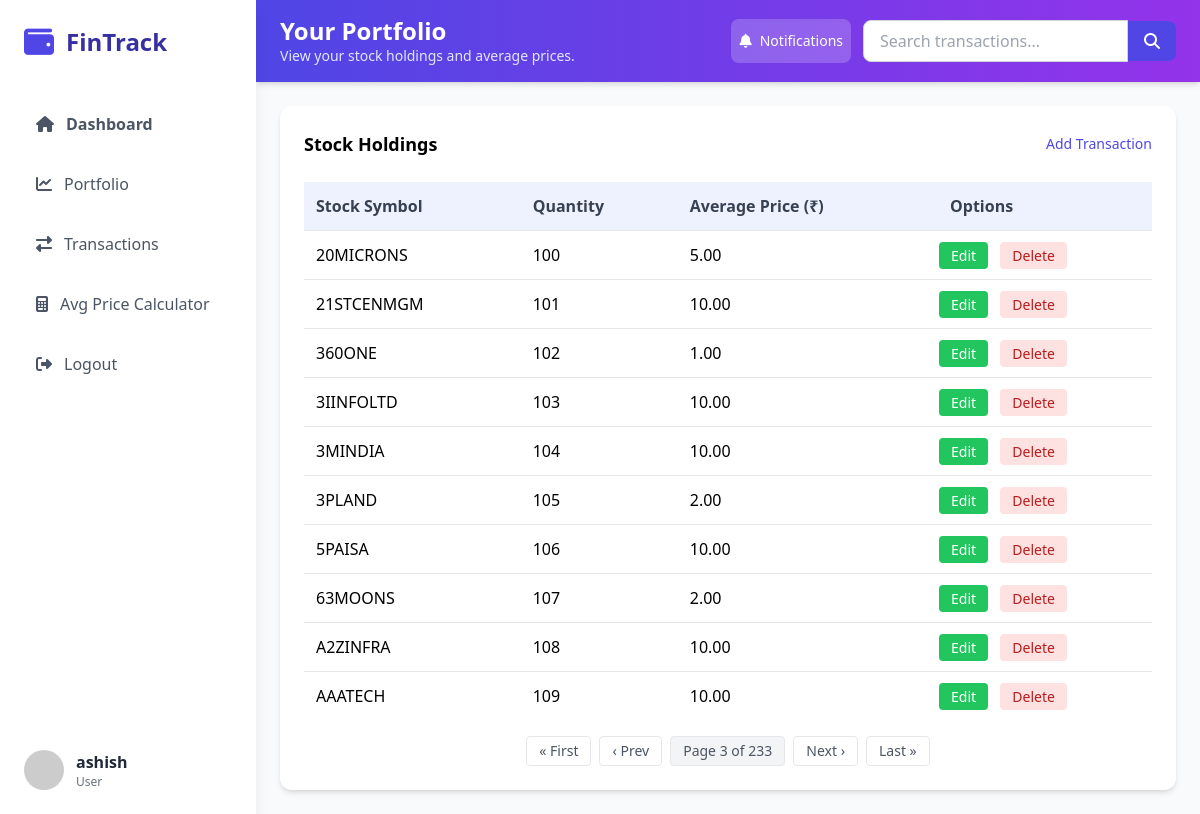
The app's page /portfolio/?page=3 (signed in) with its own data.
### stocks/models.py (models this page shows, shortened)
class StockTransaction(models.Model):
    TRANSACTION_TYPES = (
        ("BUY", "Buy"),
        ("SELL", "Sell"),
    )
    user = models.ForeignKey(User, on_delete=models.CASCADE)
    stock_symbol = models.CharField(max_length=10)
    transaction_type = models.CharField(max_length=4, choices=TRANSACTION_TYPES)
    quantity = models.PositiveIntegerField()
    price_per_share = models.DecimalField(max_digits=10, decimal_places=2)
    transaction_date = models.DateTimeField(auto_now_add=True)

### stocks/views.py (the view)
# urls.py: path("portfolio/", views.portfolio, name="portfolio"),
@login_required
def portfolio(request):
    transactions = StockTransaction.objects.filter(user=request.user)
    portfolio = defaultdict(
        lambda: {
            "quantity": 0,
            "total_cost": Decimal("0.00"),
            "latest_transaction": None,
        }
    )
    for trans in transactions:
        data = portfolio[trans.stock_symbol]
        if trans.transaction_type == "BUY":
            data["quantity"] += trans.quantity
            data["total_cost"] += trans.quantity * trans.price_per_share
        else:  # SELL
            data["quantity"] -= trans.quantity
            data["total_cost"] -= trans.quantity * trans.price_per_share
        if (
            data["latest_transaction"] is None
            or trans.transaction_date > data["latest_transaction"].transaction_date
        ):
            data["latest_transaction"] = trans
    for symbol, data in portfolio.items():
        if data["quantity"] > 0:
            data["avg_price"] = data["total_cost"] / data["quantity"]
        else:
            data["avg_price"] = Decimal("0.00")
            data["quantity"] = 0
    portfolio = {
        symbol: {
            "symbol": symbol,
            "quantity": data["quantity"],
            "avg_price": data["avg_price"],
            "latest_pk": (
                data["latest_transaction"].pk if data["latest_transaction"] else None
            ),
        }
        for symbol, data in portfolio.items()
        if data["quantity"] > 0
    }
    portfolio_list = list(portfolio.values())
    paginator = Paginator(portfolio_list, 10)
    page_number = request.GET.get("page")
    page_obj = paginator.get_page(page_number)
    return render(request, "portfolio.html", {"page_obj": page_obj})

### stocks/templates/portfolio.html (shortened to what this page needs)
{% extends 'base.html' %}
{% block header_title %}Your Portfolio{% endblock %}
{% block header_subtitle %}View your stock holdings and average prices.{% endblock %}
{% block content %}
<div class="bg-white rounded-xl shadow-md p-6">
    {% if page_obj %}
    <div class="flex justify-between items-center mb-6">
        <h3 class="font-bold text-lg">Stock Holdings</h3>
        <a href="{% url 'add_transaction' %}" class="text-indigo-600 hover:text-indigo-800 text-sm font-medium">Add Transaction</a>
    </div>
    <div class="overflow-x-auto">
        <table class="w-full">
            <thead>
                <tr class="bg-indigo-50 text-gray-700">
                    <th class="p-3 text-left">Stock Symbol</th>
                    <th class="p-3 text-left">Quantity</th>
                    <th class="p-3 text-left">Average Price (₹)</th>
                    <th class="p-3 text-left">Options</th>
                </tr>
            </thead>
            <tbody>
                {% for item in page_obj %}
                <tr class="border-t hover:bg-gray-50 transition-colors">
                    <td class="p-3">{{ item.symbol }}</td>
                    <td class="p-3">{{ item.quantity }}</td>
                    <td class="p-3">{{ item.avg_price|floatformat:2 }}</td>
                    <td class="space-x-2">
                        <a href="{% url 'edit_transaction' item.latest_pk %}"
                           class="bg-green-500 text-white px-3 py-1 rounded hover:bg-green-600 text-sm">Edit</a>
                        <a href="{% url 'delete_transaction' item.latest_pk %}"
                           class="bg-red-100 text-red-700 px-3 py-1 rounded hover:bg-red-200 text-sm"
                           onclick="return confirm('Are you sure you want to delete this Transaction?');">Delete</a>
                    </td>
                </tr>
                {% endfor %}
            </tbody>
        </table>
    </div>
    <div class="mt-4 flex justify-center items-center space-x-2 text-sm text-gray-600">
        {% if page_obj.has_previous %}
            <a href="?page=1" class="px-3 py-1 border rounded hover:bg-gray-100">« First</a>
            <a href="?page={{ page_obj.previous_page_number }}" class="px-3 py-1 border rounded hover:bg-gray-100">‹ Prev</a>
        {% endif %}
        <span class="px-3 py-1 border rounded bg-gray-100">
            Page {{ page_obj.number }} of {{ page_obj.paginator.num_pages }}
        </span>
        {% if page_obj.has_next %}
            <a href="?page={{ page_obj.next_page_number }}" class="px-3 py-1 border rounded hover:bg-gray-100">Next ›</a>
            <a href="?page={{ page_obj.paginator.num_pages }}" class="px-3 py-1 border rounded hover:bg-gray-100">Last »</a>
        {% endif %}
    </div>
    {% else %}
    <p class="text-gray-600">No stocks in your portfolio.</p>
    <a href="{% url 'add_transaction' %}" class="mt-4 inline-block bg-indigo-600 text-white px-4 py-3 rounded-lg hover:bg-indigo-700">Add Transaction</a>
    {% endif %}
</div>
{% endblock %}

### stocks/templates/base.html (shortened to what this page needs)
{% load static %}
<!DOCTYPE html>
<html lang="en">
<head>
    <script src="https://cdn.tailwindcss.com"></script>
    <link rel="stylesheet" href="https://cdnjs.cloudflare.com/ajax/libs/font-awesome/6.4.0/css/all.min.css">
    <link rel="stylesheet" href="{% static 'css/styles.css' %}">
</head>
<body class="bg-gray-50 font-sans">
    <div id="sidebar" class="sidebar fixed h-screen w-64 bg-white shadow-lg z-40 md:block">
        <div class="p-6">
            <div class="flex items-center mb-10">
                <i class="fas fa-wallet text-indigo-600 text-3xl mr-3"></i>
                <h1 class="text-2xl font-bold text-indigo-800">FinTrack</h1>
            </div>
            <nav>
                <ul class="space-y-3">
                    {% for link in request.sidebar_nav_links %}
                    <li>
                        <a href="{{ link.url }}" class="flex items-center p-3 rounded-lg {% if link.is_active %}bg-indigo-50 text-indigo-600{% else %}text-gray-600 hover:bg-indigo-50 hover:text-indigo-600{% endif %} {% if link.font_semibold %}font-semibold{% endif %}">
                            <i class="fas {{ link.icon }} mr-3"></i>
                            {{ link.name }}
                        </a>
                    </li>
                    {% endfor %}
                </ul>
            </nav>
        </div>
        {% if request.sidebar_user %}
        <div class="absolute bottom-0 w-full p-6">
            <div class="flex items-center">
                <img src="https://randomuser.me/api/portraits/women/44.jpg" class="w-10 h-10 rounded-full mr-3" alt="User">
                <div>
                    <p class="font-semibold text-gray-800">{{ request.sidebar_user.username }}</p>
                    <p class="text-xs text-gray-500">{{ request.sidebar_user.is_staff|yesno:"Admin,User" }}
                </div>
            </div>
        </div>
        {% endif %}
    </div>
    <div class="md:ml-64 min-h-screen main-content">
        <header class="bg-gradient-to-r from-indigo-600 to-purple-600 text-white px-6 py-4 shadow-md">
            <div class="flex flex-col md:flex-row justify-between items-start md:items-center gap-4">
                <div>
                    <h2 class="text-2xl font-bold leading-tight">{% block header_title %}Dashboard{% endblock %}</h2>
                    <p class="text-indigo-100 text-sm">{% block header_subtitle %}Welcome back! Here's your financial overview.{% endblock %}</p>
                </div>
                <div class="flex items-center gap-3">
                    <button class="flex items-center gap-2 px-2 py-3 bg-white bg-white/20 hover:bg-white/30 hover:bg-blue-700 rounded-lg transition text-sm">
                        <i class="fas fa-bell"></i>
                        <span class="hidden md:inline">Notifications</span>
                    </button>
                    <form method="get" action="{% url 'search_transactions' %}" class="flex items-center mt-4 md:mt-0">
                        <input type="text" name="q" placeholder="Search transactions..." value="{{ request.GET.q }}"
                               class="px-4 py-2 rounded-l-lg border border-gray-300 focus:outline-none focus:ring-2 focus:ring-indigo-400 text-black">
                        <button type="submit" class="bg-indigo-600 text-white px-4 py-2 rounded-r-lg hover:bg-indigo-700">
                            <i class="fas fa-search"></i>
                        </button>
                    </form>
                </div>
            </div>
        </header>
        <div class="p-6">
            {% block content %}
            {% endblock %}
        </div>
    </div>
</body>
</html>

### stocks/static/css/styles.css (style rules this page uses)
body { font-family: Arial, sans-serif; }
.sidebar { transition: all 0.3s ease; }
input, select { transition: border-color 0.3s; }
button { transition: background-color 0.3s, transform 0.3s; }

### records on screen
StockTransaction: symbol "20MICRONS"
StockTransaction: symbol "21STCENMGM"
StockTransaction: symbol "360ONE"
StockTransaction: symbol "3IINFOLTD"
StockTransaction: symbol "3MINDIA"
StockTransaction: symbol "3PLAND"
StockTransaction: symbol "5PAISA"
StockTransaction: symbol "63MOONS"
StockTransaction: symbol "A2ZINFRA"
StockTransaction: symbol "AAATECH"

### other values on screen
{{ link.name }} "Dashboard" "Portfolio" "Transactions" "Avg Price Calculator" "Logout"
{{ request.sidebar_user.username }} "ashish"
{{ request.sidebar_user.is_staff|yesno:"Admin,User" }} "User"
{{ item.quantity }} "100" "101" "102" "103" "104" "105" "106" "107" "108" "109"
{{ item.avg_price|floatformat:2 }} "5.00" "10.00" "1.00" "10.00" "10.00" "2.00" "10.00" "2.00" "10.00" "10.00"
{{ page_obj.number }} "3"
{{ page_obj.paginator.num_pages }} "233"
